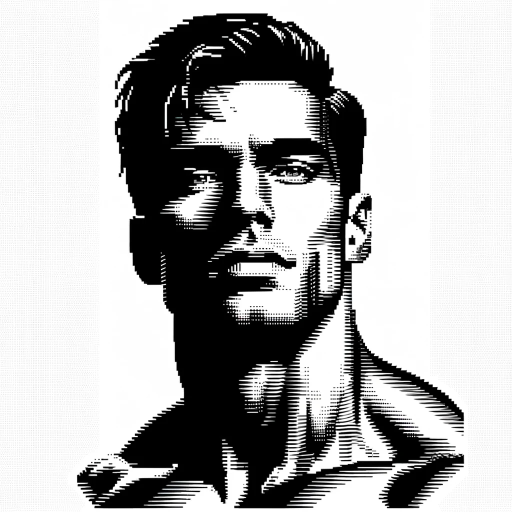
#> input picture img.png, 1024 x 1024 px (shown at 1/2 size)
$ python ascii_art.py
#> lines starting #> are read from the running program, lines starting #| are printed output that depends on the picture
from PIL import Image
import numpy as np

def image_to_ascii(file_path, columns=80, scale=0.5, chars=" .,:;ox%#@"):
    """
    Converts an image to ASCII art

    Parameters
    ----------
    file_path : str
        Path to the image file
    columns : int, optional
        Number of columns in the ASCII art, by default 80
    scale : float, optional
        Scale factor for the image, by default 0.5
    chars : str, optional
        Characters to use in the ASCII art, by default " .,:;ox%#@"

    Returns
    -------
    str
        ASCII art

    The function works by resizing the image to the desired dimensions,
    and then converting it to grayscale. Then, the pixel values are
    mapped to ascii characters based on the pixel value range. The
    default characters are chosen such that they are ordered from
    darkest to lightest. ' ' is the darkest character
    and '@' is the lightest character. The characters are then
    concatenated row-wise to form the ASCII art.

    Note
    ----
    Black and white images with simple lines and shapes work best.
    The ASCII art may not be legible for complex images with many
    details. You can experiment with different parameters to get the
    best results for your image.

    You can modify the number of columns in the ASCII art. The
    default value of 80 works well for most images, but you can
    increase or decrease this value to change the width of the ASCII
    art. Increasing the number of columns will increase the width of
    the ASCII art, while decreasing the number of columns will
    decrease the width of the ASCII art. However, if you decrease the
    number of columns too much, the ASCII art may not be legible.

    You can also modify the scale factor to change the size of the
    ASCII art. For example, if you want the ASCII art to be twice the
    size of the original image, you can set scale to 1.0. If you want
    the ASCII art to be half the size of the original image, you can
    set scale to 0.5. You can also set scale to a value greater than
    1.0 to increase the size of the ASCII art beyond the size of the
    original image. However, this may result in a loss of quality.

    You can also modify the default characters to your liking. For example,
    if you want to use only 5 characters, you can set chars to
    '@%#*+' and the function will map the pixel values to these
    characters based on the pixel value range.
    """
#> called with file_path = 'img.png', columns = 80, scale = 0.5, chars = ' .,:;ox%#@'
    try:
        image = Image.open(file_path)
#> image is the input picture: PIL image 1024x1024 RGBA; mean R, G, B, A 175.9, 175.9, 175.9, 255

        width, height = image.size
#> width = 1024; height = 1024
        aspect_ratio = height / width
#> aspect_ratio = 1
        new_width = columns
        new_height = int(scale * aspect_ratio * new_width)
#> new_height = 40

        resized_image = image.resize((new_width, new_height))
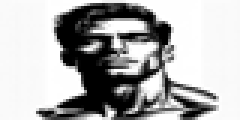
#> resized_image: PIL image 80x40 RGBA (shown 3 times larger); mean R, G, B, A 175.8, 175.8, 175.8, 255

        grayscale_image = resized_image.convert("L")

        pixel_values = np.array(grayscale_image)

        ascii_art = []

        pixel_range = 255 // len(chars)

        for row in pixel_values:
            row_chars = ""
            for pixel in row:
                index = pixel // pixel_range
                index = min(index, len(chars) - 1)
                row_chars += chars[index]
            ascii_art.append(row_chars)
#> this loop made 40 passes
#> after the loop, ascii_art = 40 items

        return "\n".join(ascii_art)
    except FileNotFoundError:
        return "Error: The file was not found. Check the file path."
    except Exception as e:
        return f"An error occurred: {e}"

if __name__ == "__main__":
    image_path = 'img.png' # Replace with your image path

    ascii_art = image_to_ascii(image_path)

    if ascii_art.startswith("Error:"):
        print(ascii_art)
    else:
        with open('ascii_art.txt', 'w') as f: # Replace with your output file path, otherwise ascii_art.txt will be created
            f.write(ascii_art)
